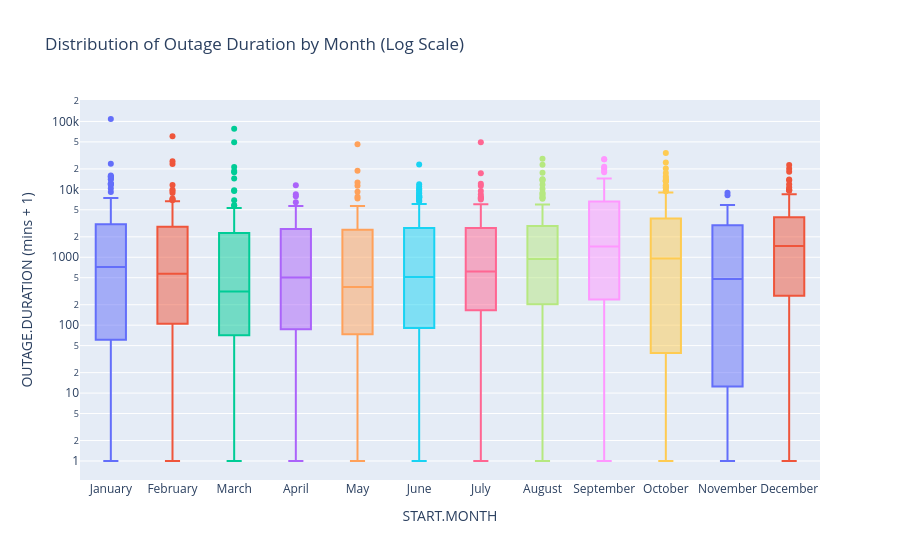

Source (notebook cell):
### Markdown cell above
#### Bivariate Plot 2

<a href="#toc">Back to Table of Contents</a>

* Below, we investigate whether the time of year has an impact on how long it takes to restore power. By grouping the durations by month, we can see if seasonal weather patterns-like winter storms or summer heatwaves-lead to longer recovery times.

### Code cell
# 1. Clean and prepare data
df_month = df.dropna(subset=['OUTAGE.DURATION', 'outage_start_dt']).copy()

# 2. Extract Month and apply +1 adjustment (same logic as your working plot)
df_month['START.MONTH'] = df_month['outage_start_dt'].dt.month_name()
df_month['OUTAGE.DURATION.ADJUSTED'] = df_month['OUTAGE.DURATION'] + 1

# 3. Build the plot - MATCH the working Climate Region pattern exactly
fig_bi_1 = px.box(
    df_month, 
    x='START.MONTH', 
    y='OUTAGE.DURATION.ADJUSTED',
    title='Distribution of Outage Duration by Month (Log Scale)',
    color='START.MONTH',
    category_orders={"START.MONTH": [
        "January", "February", "March", "April", "May", "June", 
        "July", "August", "September", "October", "November", "December"
    ]}
)

# 4. Log scale + title - same 2-line pattern as your working plot
fig_bi_1.update_layout(
    yaxis_type="log",
    yaxis_title="OUTAGE.DURATION (mins + 1)",
    showlegend=False
)

# 5. Display and Export
fig_bi_1.show()
fig_bi_1.write_html('../data/docs/img/plots/bivariate_plt6.html', include_plotlyjs='cdn')

### Figure 1 — Plotly figure (JSON) as saved in the notebook; plotly's stock layout.template omitted (floating-point values rounded to 4 significant figures; data arrays with more than 128 entries replaced by an {"elided": "..."} marker saying what was removed)
{"data": [{"alignmentgroup": "True", "hovertemplate": "START.MONTH=%{x}<br>OUTAGE.DURATION.ADJUSTED=%{y}<extra></extra>", "legendgroup": "January", "marker": {"color": "#636efa"}, "name": "January", "notched": false, "offsetgroup": "January", "orientation": "v", "showlegend": true, "type": "box", "x": {"elided": "132 str values"}, "x0": " ", "xaxis": "x", "y": {"elided": "132 float values"}, "y0": " ", "yaxis": "y"}, {"alignmentgroup": "True", "hovertemplate": "START.MONTH=%{x}<br>OUTAGE.DURATION.ADJUSTED=%{y}<extra></extra>", "legendgroup": "February", "marker": {"color": "#EF553B"}, "name": "February", "notched": false, "offsetgroup": "February", "orientation": "v", "showlegend": true, "type": "box", "x": {"elided": "132 str values"}, "x0": " ", "xaxis": "x", "y": {"elided": "132 float values"}, "y0": " ", "yaxis": "y"}, {"alignmentgroup": "True", "hovertemplate": "START.MONTH=%{x}<br>OUTAGE.DURATION.ADJUSTED=%{y}<extra></extra>", "legendgroup": "March", "marker": {"color": "#00cc96"}, "name": "March", "notched": false, "offsetgroup": "March", "orientation": "v", "showlegend": true, "type": "box", "x": ["March", "March", "March", "March", "March", "March", "March", "March", "March", "March", "March", "March", "March", "March", "March", "March", "March", "March", "March", "March", "March", "March", "March", "March", "March", "March", "March", "March", "March", "March", "March", "March", "March", "March", "March", "March", "March", "March", "March", "March", "March", "March", "March", "March", "March", "March", "March", "March", "March", "March", "March", "March", "March", "March", "March", "March", "March", "March", "March", "March", "March", "March", "March", "March", "March", "March", "March", "March", "March", "March", "March", "March", "March", "March", "March", "March", "March", "March", "March", "March", "March", "March", "March", "March", "March", "March", "March", "March", "March", "March", "March", "March", "March", "March"], "x0": " ", "xaxis": "x", "y": [156.0, 311.0, 529.0, 18660.0, 2.0, 2671.0, 78380.0, 4051.0, 2.0, 3601.0, 301.0, 1078.0, 691.0, 40.0, 71.0, 2281.0, 17870.0, 1283.0, 886.0, 75.0, 1441.0, 2371.0, 1.0, 1.0, 664.0, 1920.0, 2.0, 452.0, 332.0, 2.0, 114.0, 566.0, 5321.0, 2685.0, 2.0, 2.0, 3187.0, 341.0, 241.0, 986.0, 1051.0, 3301.0, 9720.0, 1527.0, 211.0, 2.0, 1.0, 1.0, 252.0, 21360.0, 2881.0, 57.0, 1.0, 9481.0, 5851.0, 2.0, 5761.0, 14400.0, 18.0, 2010.0, 541.0, 1457.0, 57.0, 34.0, 231.0, 317.0, 296.0, 134.0, 40.0, 214.0, 49430.0, 99.0, 555.0, 131.0, 6915.0, 142.0, 90.0, 106.0, 1338.0, 2641.0, 1566.0, 1.0, 21.0, 121.0, 3306.0, 104.0, 1069.0, 115.0, 201.0, 93.0, 61.0, 4020.0, 188.0, 1.0], "y0": " ", "yaxis": "y"}, {"alignmentgroup": "True", "hovertemplate": "START.MONTH=%{x}<br>OUTAGE.DURATION.ADJUSTED=%{y}<extra></extra>", "legendgroup": "April", "marker": {"color": "#ab63fa"}, "name": "April", "notched": false, "offsetgroup": "April", "orientation": "v", "showlegend": true, "type": "box", "x": ["April", "April", "April", "April", "April", "April", "April", "April", "April", "April", "April", "April", "April", "April", "April", "April", "April", "April", "April", "April", "April", "April", "April", "April", "April", "April", "April", "April", "April", "April", "April", "April", "April", "April", "April", "April", "April", "April", "April", "April", "April", "April", "April", "April", "April", "April", "April", "April", "April", "April", "April", "April", "April", "April", "April", "April", "April", "April", "April", "April", "April", "April", "April", "April", "April", "April", "April", "April", "April", "April", "April", "April", "April", "April", "April", "April", "April", "April", "April", "April", "April", "April", "April", "April", "April", "April", "April", "April", "April", "April", "April", "April", "April", "April", "April", "April", "April", "April", "April", "April", "April", "April", "April", "April", "April", "April", "April"], "x0": " ", "xaxis": "x", "y": [197.0, 620.0, 661.0, 4922.0, 2551.0, 5055.0, 47.0, 8469.0, 1220.0, 4201.0, 4291.0, 3541.0, 5671.0, 11530.0, 2326.0, 3495.0, 3631.0, 2691.0, 190.0, 3021.0, 246.0, 187.0, 6.0, 1186.0, 96.0, 1201.0, 122.0, 5596.0, 1921.0, 3301.0, 841.0, 131.0, 901.0, 3051.0, 4046.0, 277.0, 78.0, 121.0, 220.0, 488.0, 124.0, 1205.0, 293.0, 314.0, 503.0, 2616.0, 4286.0, 2.0, 1674.0, 3061.0, 305.0, 2866.0, 2.0, 114.0, 12.0, 57.0, 61.0, 576.0, 7921.0, 6481.0, 3691.0, 1575.0, 1.0, 3.0, 121.0, 1.0, 2.0, 2.0, 31.0, 2.0, 2.0, 2.0, 2162.0, 2090.0, 733.0, 8.0, 53.0, 1691.0, 296.0, 84.0, 1006.0, 1136.0, 13.0, 196.0, 2879.0, 26.0, 3699.0, 855.0, 698.0, 125.0, 1231.0, 237.0, 9.0, 2.0, 1202.0, 2807.0, 286.0, 16.0, 109.0, 2.0, 1.0, 308.0, 3605.0, 951.0, 661.0, 176.0, 349.0], "y0": " ", "yaxis": "y"}, {"alignmentgroup": "True", "hovertemplate": "START.MONTH=%{x}<br>OUTAGE.DURATION.ADJUSTED=%{y}<extra></extra>", "legendgroup": "May", "marker": {"color": "#FFA15A"}, "name": "May", "notched": false, "offsetgroup": "May", "orientation": "v", "showlegend": true, "type": "box", "x": ["May", "May", "May", "May", "May", "May", "May", "May", "May", "May", "May", "May", "May", "May", "May", "May", "May", "May", "May", "May", "May", "May", "May", "May", "May", "May", "May", "May", "May", "May", "May", "May", "May", "May", "May", "May", "May", "May", "May", "May", "May", "May", "May", "May", "May", "May", "May", "May", "May", "May", "May", "May", "May", "May", "May", "May", "May", "May", "May", "May", "May", "May", "May", "May", "May", "May", "May", "May", "May", "May", "May", "May", "May", "May", "May", "May", "May", "May", "May", "May", "May", "May", "May", "May", "May", "May", "May", "May", "May", "May", "May", "May", "May", "May", "May", "May", "May", "May", "May", "May", "May", "May", "May", "May", "May", "May", "May", "May", "May", "May", "May", "May", "May", "May", "May", "May", "May"], "x0": " ", "xaxis": "x", "y": [2.0, 1323.0, 96.0, 3091.0, 2086.0, 5701.0, 46080.0, 4561.0, 7801.0, 3121.0, 201.0, 5116.0, 481.0, 3256.0, 758.0, 2160.0, 1321.0, 1111.0, 3041.0, 1831.0, 151.0, 421.0, 234.0, 4.0, 2581.0, 3315.0, 7320.0, 3647.0, 301.0, 2.0, 6.0, 1451.0, 811.0, 9231.0, 20.0, 16.0, 71.0, 181.0, 354.0, 18.0, 153.0, 1325.0, 653.0, 2.0, 205.0, 1.0, 2.0, 115.0, 2.0, 4921.0, 4921.0, 22.0, 286.0, 11280.0, 3121.0, 1026.0, 3600.0, 215.0, 839.0, 811.0, 12650.0, 2881.0, 1200.0, 1471.0, 2.0, 2.0, 2.0, 682.0, 1.0, 192.0, 74.0, 2.0, 2516.0, 31.0, 2881.0, 18720.0, 3181.0, 356.0, 228.0, 4321.0, 156.0, 438.0, 156.0, 366.0, 872.0, 141.0, 183.0, 2.0, 231.0, 271.0, 109.0, 76.0, 618.0, 2.0, 31.0, 3.0, 1206.0, 1.0, 71.0, 2055.0, 1951.0, 1.0, 111.0, 4261.0, 2246.0, 3001.0, 5311.0, 2896.0, 1570.0, 301.0, 76.0, 1.0, 78.0, 1.0, 1535.0, 3.0, 175.0], "y0": " ", "yaxis": "y"}, {"alignmentgroup": "True", "hovertemplate": "START.MONTH=%{x}<br>OUTAGE.DURATION.ADJUSTED=%{y}<extra></extra>", "legendgroup": "June", "marker": {"color": "#19d3f3"}, "name": "June", "notched": false, "offsetgroup": "June", "orientation": "v", "showlegend": true, "type": "box", "x": {"elided": "186 str values"}, "x0": " ", "xaxis": "x", "y": {"elided": "186 float values"}, "y0": " ", "yaxis": "y"}, {"alignmentgroup": "True", "hovertemplate": "START.MONTH=%{x}<br>OUTAGE.DURATION.ADJUSTED=%{y}<extra></extra>", "legendgroup": "July", "marker": {"color": "#FF6692"}, "name": "July", "notched": false, "offsetgroup": "July", "orientation": "v", "showlegend": true, "type": "box", "x": {"elided": "163 str values"}, "x0": " ", "xaxis": "x", "y": {"elided": "163 float values"}, "y0": " ", "yaxis": "y"}, {"alignmentgroup": "True", "hovertemplate": "START.MONTH=%{x}<br>OUTAGE.DURATION.ADJUSTED=%{y}<extra></extra>", "legendgroup": "August", "marker": {"color": "#B6E880"}, "name": "August", "notched": false, "offsetgroup": "August", "orientation": "v", "showlegend": true, "type": "box", "x": {"elided": "149 str values"}, "x0": " ", "xaxis": "x", "y": {"elided": "149 float values"}, "y0": " ", "yaxis": "y"}, {"alignmentgroup": "True", "hovertemplate": "START.MONTH=%{x}<br>OUTAGE.DURATION.ADJUSTED=%{y}<extra></extra>", "legendgroup": "September", "marker": {"color": "#FF97FF"}, "name": "September", "notched": false, "offsetgroup": "September", "orientation": "v", "showlegend": true, "type": "box", "x": ["September", "September", "September", "September", "September", "September", "September", "September", "September", "September", "September", "September", "September", "September", "September", "September", "September", "September", "September", "September", "September", "September", "September", "September", "September", "September", "September", "September", "September", "September", "September", "September", "September", "September", "September", "September", "September", "September", "September", "September", "September", "September", "September", "September", "September", "September", "September", "September", "September", "September", "September", "September", "September", "September", "September", "September", "September", "September", "September", "September", "September", "September", "September", "September", "September", "September", "September", "September", "September", "September", "September", "September", "September", "September", "September", "September", "September", "September", "September", "September", "September", "September", "September", "September", "September", "September", "September", "September", "September", "September", "September", "September"], "x0": " ", "xaxis": "x", "y": [8881.0, 4411.0, 6511.0, 762.0, 233.0, 169.0, 5761.0, 1020.0, 7441.0, 2341.0, 12180.0, 27700.0, 319.0, 1621.0, 3361.0, 686.0, 27700.0, 21540.0, 1501.0, 48.0, 468.0, 1424.0, 1277.0, 1208.0, 246.0, 1698.0, 1441.0, 12890.0, 186.0, 381.0, 4801.0, 4793.0, 3233.0, 6939.0, 300.0, 6714.0, 301.0, 10500.0, 301.0, 4201.0, 2.0, 11530.0, 11420.0, 1441.0, 991.0, 1529.0, 1891.0, 886.0, 16.0, 4141.0, 376.0, 1.0, 1.0, 2.0, 14500.0, 1.0, 1.0, 1.0, 162.0, 259.0, 13220.0, 17810.0, 20420.0, 6241.0, 18800.0, 8190.0, 3601.0, 10080.0, 6841.0, 7561.0, 10380.0, 2041.0, 12060.0, 1681.0, 2461.0, 421.0, 85.0, 178.0, 33.0, 145.0, 4.0, 1009.0, 866.0, 301.0, 211.0, 61.0, 1674.0, 31.0, 1561.0, 361.0, 1.0, 211.0], "y0": " ", "yaxis": "y"}, {"alignmentgroup": "True", "hovertemplate": "START.MONTH=%{x}<br>OUTAGE.DURATION.ADJUSTED=%{y}<extra></extra>", "legendgroup": "October", "marker": {"color": "#FECB52"}, "name": "October", "notched": false, "offsetgroup": "October", "orientation": "v", "showlegend": true, "type": "box", "x": ["October", "October", "October", "October", "October", "October", "October", "October", "October", "October", "October", "October", "October", "October", "October", "October", "October", "October", "October", "October", "October", "October", "October", "October", "October", "October", "October", "October", "October", "October", "October", "October", "October", "October", "October", "October", "October", "October", "October", "October", "October", "October", "October", "October", "October", "October", "October", "October", "October", "October", "October", "October", "October", "October", "October", "October", "October", "October", "October", "October", "October", "October", "October", "October", "October", "October", "October", "October", "October", "October", "October", "October", "October", "October", "October", "October", "October", "October", "October", "October", "October", "October", "October", "October", "October", "October", "October", "October", "October", "October", "October", "October", "October", "October", "October", "October", "October", "October", "October", "October", "October", "October", "October", "October", "October", "October", "October", "October"], "x0": " ", "xaxis": "x", "y": [3001.0, 481.0, 17340.0, 3916.0, 4081.0, 2821.0, 3361.0, 5841.0, 2421.0, 456.0, 272.0, 1081.0, 97.0, 7.0, 3001.0, 1681.0, 2101.0, 2.0, 6277.0, 477.0, 2.0, 2.0, 2.0, 429.0, 2.0, 3.0, 2508.0, 2.0, 2.0, 2.0, 13380.0, 7804.0, 8980.0, 2881.0, 10530.0, 101.0, 13680.0, 2844.0, 13490.0, 1643.0, 1.0, 121.0, 32.0, 1.0, 10620.0, 406.0, 11430.0, 1.0, 11340.0, 1.0, 9361.0, 9601.0, 13200.0, 61.0, 2.0, 40.0, 20280.0, 14640.0, 5356.0, 6075.0, 13140.0, 15490.0, 8269.0, 7963.0, 2101.0, 421.0, 721.0, 24780.0, 1081.0, 248.0, 2791.0, 335.0, 126.0, 16.0, 200.0, 162.0, 15.0, 34390.0, 41.0, 391.0, 990.0, 2896.0, 12.0, 963.0, 21.0, 18.0, 22.0, 960.0, 38.0, 449.0, 241.0, 111.0, 1524.0, 107.0, 2.0, 2641.0, 1657.0, 3526.0, 1188.0, 2536.0, 6.0, 2.0, 2041.0, 2.0, 202.0, 2141.0, 544.0, 1907.0], "y0": " ", "yaxis": "y"}, {"alignmentgroup": "True", "hovertemplate": "START.MONTH=%{x}<br>OUTAGE.DURATION.ADJUSTED=%{y}<extra></extra>", "legendgroup": "November", "marker": {"color": "#636efa"}, "name": "November", "notched": false, "offsetgroup": "November", "orientation": "v", "showlegend": true, "type": "box", "x": ["November", "November", "November", "November", "November", "November", "November", "November", "November", "November", "November", "November", "November", "November", "November", "November", "November", "November", "November", "November", "November", "November", "November", "November", "November", "November", "November", "November", "November", "November", "November", "November", "November", "November", "November", "November", "November", "November", "November", "November", "November", "November", "November", "November", "November", "November", "November", "November", "November", "November", "November", "November", "November", "November", "November", "November", "November", "November", "November", "November", "November", "November", "November", "November", "November", "November", "November", "November", "November"], "x0": " ", "xaxis": "x", "y": [1861.0, 3001.0, 5821.0, 1711.0, 5035.0, 8161.0, 5761.0, 5701.0, 2940.0, 901.0, 1441.0, 601.0, 4321.0, 121.0, 4321.0, 66.0, 4033.0, 1.0, 2881.0, 480.0, 121.0, 8941.0, 61.0, 3301.0, 2701.0, 5856.0, 1951.0, 2.0, 4921.0, 2.0, 2.0, 2.0, 2.0, 8.0, 1.0, 2.0, 2.0, 2.0, 2.0, 6.0, 2101.0, 2465.0, 946.0, 2.0, 456.0, 5161.0, 14.0, 762.0, 136.0, 252.0, 752.0, 5228.0, 760.0, 2364.0, 132.0, 1.0, 62.0, 77.0, 161.0, 121.0, 361.0, 2.0, 5881.0, 3301.0, 2.0, 674.0, 28.0, 31.0, 34.0], "y0": " ", "yaxis": "y"}, {"alignmentgroup": "True", "hovertemplate": "START.MONTH=%{x}<br>OUTAGE.DURATION.ADJUSTED=%{y}<extra></extra>", "legendgroup": "December", "marker": {"color": "#EF553B"}, "name": "December", "notched": false, "offsetgroup": "December", "orientation": "v", "showlegend": true, "type": "box", "x": ["December", "December", "December", "December", "December", "December", "December", "December", "December", "December", "December", "December", "December", "December", "December", "December", "December", "December", "December", "December", "December", "December", "December", "December", "December", "December", "December", "December", "December", "December", "December", "December", "December", "December", "December", "December", "December", "December", "December", "December", "December", "December", "December", "December", "December", "December", "December", "December", "December", "December", "December", "December", "December", "December", "December", "December", "December", "December", "December", "December", "December", "December", "December", "December", "December", "December", "December", "December", "December", "December", "December", "December", "December", "December", "December", "December", "December", "December", "December", "December", "December", "December", "December", "December", "December", "December", "December", "December", "December", "December", "December", "December", "December", "December", "December", "December", "December", "December", "December", "December", "December", "December", "December", "December", "December", "December", "December"], "x0": " ", "xaxis": "x", "y": [3638.0, 9858.0, 5116.0, 7651.0, 3016.0, 4171.0, 706.0, 4243.0, 1047.0, 2701.0, 1861.0, 20160.0, 7810.0, 256.0, 2121.0, 36.0, 3265.0, 1201.0, 466.0, 2461.0, 29.0, 1.0, 421.0, 1621.0, 6.0, 2640.0, 6481.0, 2.0, 433.0, 9631.0, 2821.0, 22770.0, 181.0, 4201.0, 1441.0, 2701.0, 2280.0, 2320.0, 721.0, 2791.0, 2.0, 3.0, 1632.0, 1441.0, 1421.0, 1734.0, 291.0, 130.0, 1461.0, 1366.0, 61.0, 201.0, 4381.0, 4314.0, 1051.0, 66.0, 871.0, 3944.0, 10730.0, 5401.0, 18240.0, 817.0, 8473.0, 160.0, 2017.0, 2.0, 722.0, 1525.0, 269.0, 901.0, 235.0, 5911.0, 16.0, 1081.0, 8101.0, 2821.0, 3101.0, 6.0, 14.0, 9856.0, 11870.0, 1036.0, 6781.0, 73.0, 327.0, 1915.0, 8161.0, 449.0, 209.0, 2692.0, 9601.0, 1866.0, 1043.0, 13970.0, 281.0, 116.0, 1677.0, 2.0, 3668.0, 2653.0, 2.0, 1407.0, 13650.0, 91.0, 1368.0, 1.0, 721.0], "y0": " ", "yaxis": "y"}], "layout": {"boxmode": "overlay", "legend": {"title": {"text": "START.MONTH"}, "tracegroupgap": 0}, "showlegend": false, "title": {"text": "Distribution of Outage Duration by Month (Log Scale)"}, "xaxis": {"anchor": "y", "categoryarray": ["January", "February", "March", "April", "May", "June", "July", "August", "September", "October", "November", "December"], "categoryorder": "array", "domain": [0, 1], "title": {"text": "START.MONTH"}}, "yaxis": {"anchor": "x", "domain": [0, 1], "title": {"text": "OUTAGE.DURATION (mins + 1)"}, "type": "log"}}}
